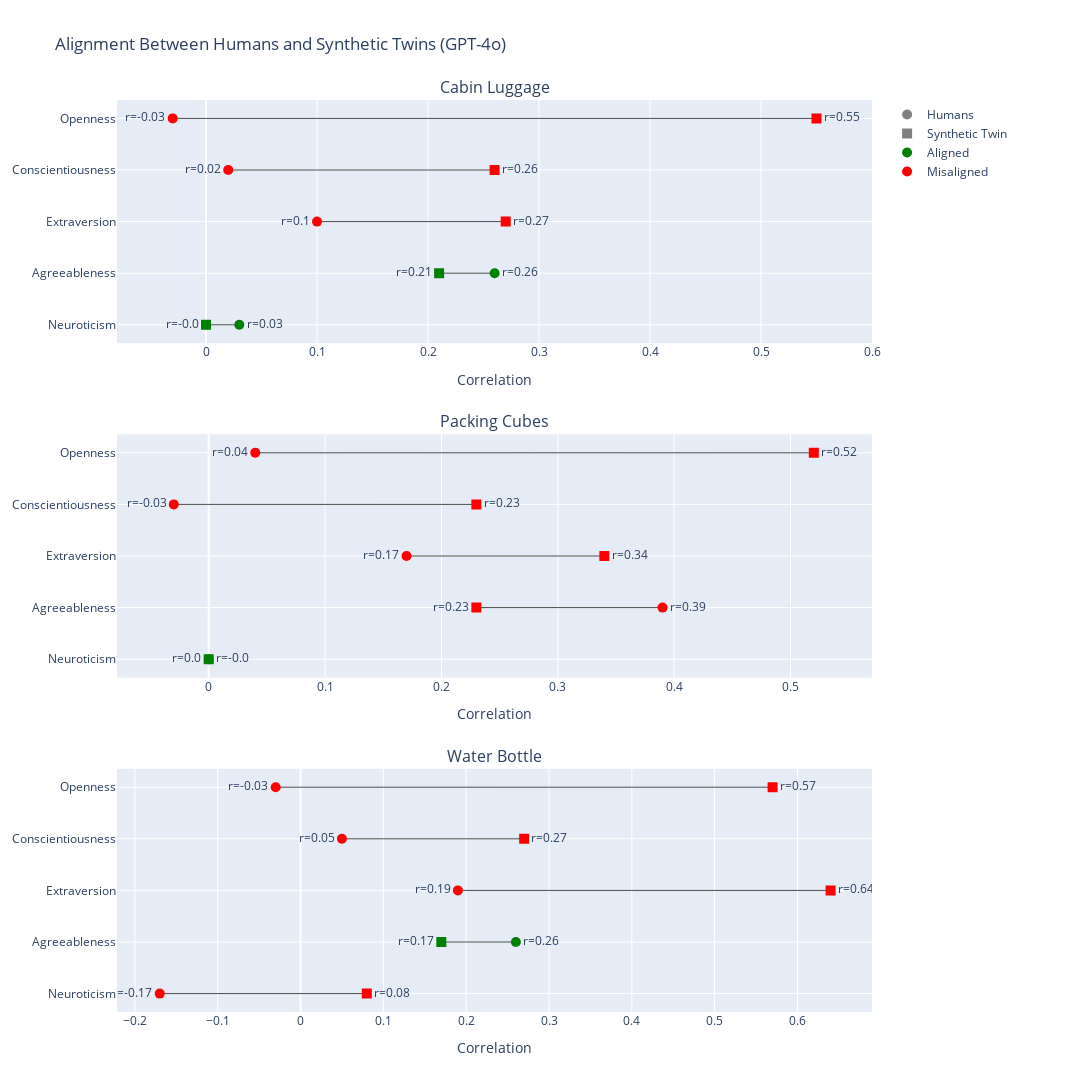

The cell this chart's notebook holds for it:
### Code cell
plot_alignment_with_humans("gpt")

### Figure 1 — Plotly figure (JSON) as saved in the notebook; plotly's stock layout.template omitted (floating-point values rounded to 4 significant figures)
{"data": [{"line": {"color": "black", "width": 1}, "mode": "lines", "opacity": 0.7, "showlegend": false, "type": "scatter", "x": [-0.03, 0.55], "xaxis": "x", "y": ["Openness", "Openness"], "yaxis": "y"}, {"marker": {"color": "red", "size": 10, "symbol": "circle"}, "mode": "markers+text", "showlegend": false, "text": ["r=-0.03"], "textposition": "middle left", "type": "scatter", "x": [-0.03], "xaxis": "x", "y": ["Openness"], "yaxis": "y"}, {"marker": {"color": "red", "size": 10, "symbol": "square"}, "mode": "markers+text", "showlegend": false, "text": ["r=0.55"], "textposition": "middle right", "type": "scatter", "x": [0.55], "xaxis": "x", "y": ["Openness"], "yaxis": "y"}, {"line": {"color": "black", "width": 1}, "mode": "lines", "opacity": 0.7, "showlegend": false, "type": "scatter", "x": [0.02, 0.26], "xaxis": "x", "y": ["Conscientiousness", "Conscientiousness"], "yaxis": "y"}, {"marker": {"color": "red", "size": 10, "symbol": "circle"}, "mode": "markers+text", "showlegend": false, "text": ["r=0.02"], "textposition": "middle left", "type": "scatter", "x": [0.02], "xaxis": "x", "y": ["Conscientiousness"], "yaxis": "y"}, {"marker": {"color": "red", "size": 10, "symbol": "square"}, "mode": "markers+text", "showlegend": false, "text": ["r=0.26"], "textposition": "middle right", "type": "scatter", "x": [0.26], "xaxis": "x", "y": ["Conscientiousness"], "yaxis": "y"}, {"line": {"color": "black", "width": 1}, "mode": "lines", "opacity": 0.7, "showlegend": false, "type": "scatter", "x": [0.1, 0.27], "xaxis": "x", "y": ["Extraversion", "Extraversion"], "yaxis": "y"}, {"marker": {"color": "red", "size": 10, "symbol": "circle"}, "mode": "markers+text", "showlegend": false, "text": ["r=0.1"], "textposition": "middle left", "type": "scatter", "x": [0.1], "xaxis": "x", "y": ["Extraversion"], "yaxis": "y"}, {"marker": {"color": "red", "size": 10, "symbol": "square"}, "mode": "markers+text", "showlegend": false, "text": ["r=0.27"], "textposition": "middle right", "type": "scatter", "x": [0.27], "xaxis": "x", "y": ["Extraversion"], "yaxis": "y"}, {"line": {"color": "black", "width": 1}, "mode": "lines", "opacity": 0.7, "showlegend": false, "type": "scatter", "x": [0.26, 0.21], "xaxis": "x", "y": ["Agreeableness", "Agreeableness"], "yaxis": "y"}, {"marker": {"color": "green", "size": 10, "symbol": "circle"}, "mode": "markers+text", "showlegend": false, "text": ["r=0.26"], "textposition": "middle right", "type": "scatter", "x": [0.26], "xaxis": "x", "y": ["Agreeableness"], "yaxis": "y"}, {"marker": {"color": "green", "size": 10, "symbol": "square"}, "mode": "markers+text", "showlegend": false, "text": ["r=0.21"], "textposition": "middle left", "type": "scatter", "x": [0.21], "xaxis": "x", "y": ["Agreeableness"], "yaxis": "y"}, {"line": {"color": "black", "width": 1}, "mode": "lines", "opacity": 0.7, "showlegend": false, "type": "scatter", "x": [0.03, 0], "xaxis": "x", "y": ["Neuroticism", "Neuroticism"], "yaxis": "y"}, {"marker": {"color": "green", "size": 10, "symbol": "circle"}, "mode": "markers+text", "showlegend": false, "text": ["r=0.03"], "textposition": "middle right", "type": "scatter", "x": [0.03], "xaxis": "x", "y": ["Neuroticism"], "yaxis": "y"}, {"marker": {"color": "green", "size": 10, "symbol": "square"}, "mode": "markers+text", "showlegend": false, "text": ["r=-0.0"], "textposition": "middle left", "type": "scatter", "x": [0], "xaxis": "x", "y": ["Neuroticism"], "yaxis": "y"}, {"line": {"color": "black", "width": 1}, "mode": "lines", "opacity": 0.7, "showlegend": false, "type": "scatter", "x": [0.04, 0.52], "xaxis": "x2", "y": ["Openness", "Openness"], "yaxis": "y2"}, {"marker": {"color": "red", "size": 10, "symbol": "circle"}, "mode": "markers+text", "showlegend": false, "text": ["r=0.04"], "textposition": "middle left", "type": "scatter", "x": [0.04], "xaxis": "x2", "y": ["Openness"], "yaxis": "y2"}, {"marker": {"color": "red", "size": 10, "symbol": "square"}, "mode": "markers+text", "showlegend": false, "text": ["r=0.52"], "textposition": "middle right", "type": "scatter", "x": [0.52], "xaxis": "x2", "y": ["Openness"], "yaxis": "y2"}, {"line": {"color": "black", "width": 1}, "mode": "lines", "opacity": 0.7, "showlegend": false, "type": "scatter", "x": [-0.03, 0.23], "xaxis": "x2", "y": ["Conscientiousness", "Conscientiousness"], "yaxis": "y2"}, {"marker": {"color": "red", "size": 10, "symbol": "circle"}, "mode": "markers+text", "showlegend": false, "text": ["r=-0.03"], "textposition": "middle left", "type": "scatter", "x": [-0.03], "xaxis": "x2", "y": ["Conscientiousness"], "yaxis": "y2"}, {"marker": {"color": "red", "size": 10, "symbol": "square"}, "mode": "markers+text", "showlegend": false, "text": ["r=0.23"], "textposition": "middle right", "type": "scatter", "x": [0.23], "xaxis": "x2", "y": ["Conscientiousness"], "yaxis": "y2"}, {"line": {"color": "black", "width": 1}, "mode": "lines", "opacity": 0.7, "showlegend": false, "type": "scatter", "x": [0.17, 0.34], "xaxis": "x2", "y": ["Extraversion", "Extraversion"], "yaxis": "y2"}, {"marker": {"color": "red", "size": 10, "symbol": "circle"}, "mode": "markers+text", "showlegend": false, "text": ["r=0.17"], "textposition": "middle left", "type": "scatter", "x": [0.17], "xaxis": "x2", "y": ["Extraversion"], "yaxis": "y2"}, {"marker": {"color": "red", "size": 10, "symbol": "square"}, "mode": "markers+text", "showlegend": false, "text": ["r=0.34"], "textposition": "middle right", "type": "scatter", "x": [0.34], "xaxis": "x2", "y": ["Extraversion"], "yaxis": "y2"}, {"line": {"color": "black", "width": 1}, "mode": "lines", "opacity": 0.7, "showlegend": false, "type": "scatter", "x": [0.39, 0.23], "xaxis": "x2", "y": ["Agreeableness", "Agreeableness"], "yaxis": "y2"}, {"marker": {"color": "red", "size": 10, "symbol": "circle"}, "mode": "markers+text", "showlegend": false, "text": ["r=0.39"], "textposition": "middle right", "type": "scatter", "x": [0.39], "xaxis": "x2", "y": ["Agreeableness"], "yaxis": "y2"}, {"marker": {"color": "red", "size": 10, "symbol": "square"}, "mode": "markers+text", "showlegend": false, "text": ["r=0.23"], "textposition": "middle left", "type": "scatter", "x": [0.23], "xaxis": "x2", "y": ["Agreeableness"], "yaxis": "y2"}, {"line": {"color": "black", "width": 1}, "mode": "lines", "opacity": 0.7, "showlegend": false, "type": "scatter", "x": [0, 0], "xaxis": "x2", "y": ["Neuroticism", "Neuroticism"], "yaxis": "y2"}, {"marker": {"color": "green", "size": 10, "symbol": "circle"}, "mode": "markers+text", "showlegend": false, "text": ["r=-0.0"], "textposition": "middle right", "type": "scatter", "x": [0], "xaxis": "x2", "y": ["Neuroticism"], "yaxis": "y2"}, {"marker": {"color": "green", "size": 10, "symbol": "square"}, "mode": "markers+text", "showlegend": false, "text": ["r=0.0"], "textposition": "middle left", "type": "scatter", "x": [0], "xaxis": "x2", "y": ["Neuroticism"], "yaxis": "y2"}, {"line": {"color": "black", "width": 1}, "mode": "lines", "opacity": 0.7, "showlegend": false, "type": "scatter", "x": [-0.03, 0.57], "xaxis": "x3", "y": ["Openness", "Openness"], "yaxis": "y3"}, {"marker": {"color": "red", "size": 10, "symbol": "circle"}, "mode": "markers+text", "showlegend": false, "text": ["r=-0.03"], "textposition": "middle left", "type": "scatter", "x": [-0.03], "xaxis": "x3", "y": ["Openness"], "yaxis": "y3"}, {"marker": {"color": "red", "size": 10, "symbol": "square"}, "mode": "markers+text", "showlegend": false, "text": ["r=0.57"], "textposition": "middle right", "type": "scatter", "x": [0.57], "xaxis": "x3", "y": ["Openness"], "yaxis": "y3"}, {"line": {"color": "black", "width": 1}, "mode": "lines", "opacity": 0.7, "showlegend": false, "type": "scatter", "x": [0.05, 0.27], "xaxis": "x3", "y": ["Conscientiousness", "Conscientiousness"], "yaxis": "y3"}, {"marker": {"color": "red", "size": 10, "symbol": "circle"}, "mode": "markers+text", "showlegend": false, "text": ["r=0.05"], "textposition": "middle left", "type": "scatter", "x": [0.05], "xaxis": "x3", "y": ["Conscientiousness"], "yaxis": "y3"}, {"marker": {"color": "red", "size": 10, "symbol": "square"}, "mode": "markers+text", "showlegend": false, "text": ["r=0.27"], "textposition": "middle right", "type": "scatter", "x": [0.27], "xaxis": "x3", "y": ["Conscientiousness"], "yaxis": "y3"}, {"line": {"color": "black", "width": 1}, "mode": "lines", "opacity": 0.7, "showlegend": false, "type": "scatter", "x": [0.19, 0.64], "xaxis": "x3", "y": ["Extraversion", "Extraversion"], "yaxis": "y3"}, {"marker": {"color": "red", "size": 10, "symbol": "circle"}, "mode": "markers+text", "showlegend": false, "text": ["r=0.19"], "textposition": "middle left", "type": "scatter", "x": [0.19], "xaxis": "x3", "y": ["Extraversion"], "yaxis": "y3"}, {"marker": {"color": "red", "size": 10, "symbol": "square"}, "mode": "markers+text", "showlegend": false, "text": ["r=0.64"], "textposition": "middle right", "type": "scatter", "x": [0.64], "xaxis": "x3", "y": ["Extraversion"], "yaxis": "y3"}, {"line": {"color": "black", "width": 1}, "mode": "lines", "opacity": 0.7, "showlegend": false, "type": "scatter", "x": [0.26, 0.17], "xaxis": "x3", "y": ["Agreeableness", "Agreeableness"], "yaxis": "y3"}, {"marker": {"color": "green", "size": 10, "symbol": "circle"}, "mode": "markers+text", "showlegend": false, "text": ["r=0.26"], "textposition": "middle right", "type": "scatter", "x": [0.26], "xaxis": "x3", "y": ["Agreeableness"], "yaxis": "y3"}, {"marker": {"color": "green", "size": 10, "symbol": "square"}, "mode": "markers+text", "showlegend": false, "text": ["r=0.17"], "textposition": "middle left", "type": "scatter", "x": [0.17], "xaxis": "x3", "y": ["Agreeableness"], "yaxis": "y3"}, {"line": {"color": "black", "width": 1}, "mode": "lines", "opacity": 0.7, "showlegend": false, "type": "scatter", "x": [-0.17, 0.08], "xaxis": "x3", "y": ["Neuroticism", "Neuroticism"], "yaxis": "y3"}, {"marker": {"color": "red", "size": 10, "symbol": "circle"}, "mode": "markers+text", "showlegend": false, "text": ["r=-0.17"], "textposition": "middle left", "type": "scatter", "x": [-0.17], "xaxis": "x3", "y": ["Neuroticism"], "yaxis": "y3"}, {"marker": {"color": "red", "size": 10, "symbol": "square"}, "mode": "markers+text", "showlegend": false, "text": ["r=0.08"], "textposition": "middle right", "type": "scatter", "x": [0.08], "xaxis": "x3", "y": ["Neuroticism"], "yaxis": "y3"}, {"marker": {"color": "gray", "size": 10, "symbol": "circle"}, "mode": "markers", "name": "Humans", "type": "scatter", "x": [null], "y": [null]}, {"marker": {"color": "gray", "size": 10, "symbol": "square"}, "mode": "markers", "name": "Synthetic Twin", "type": "scatter", "x": [null], "y": [null]}, {"marker": {"color": "green", "size": 10, "symbol": "circle"}, "mode": "markers", "name": "Aligned", "type": "scatter", "x": [null], "y": [null]}, {"marker": {"color": "red", "size": 10, "symbol": "circle"}, "mode": "markers", "name": "Misaligned", "type": "scatter", "x": [null], "y": [null]}], "layout": {"annotations": [{"font": {"size": 16}, "showarrow": false, "text": "Cabin Luggage", "x": 0.5, "xanchor": "center", "xref": "paper", "y": 1, "yanchor": "bottom", "yref": "paper"}, {"font": {"size": 16}, "showarrow": false, "text": "Packing Cubes", "x": 0.5, "xanchor": "center", "xref": "paper", "y": 0.6333, "yanchor": "bottom", "yref": "paper"}, {"font": {"size": 16}, "showarrow": false, "text": "Water Bottle", "x": 0.5, "xanchor": "center", "xref": "paper", "y": 0.2667, "yanchor": "bottom", "yref": "paper"}], "height": 1400, "legend": {"borderwidth": 0, "font": {"size": 12}, "traceorder": "normal", "x": 1.02, "y": 1}, "margin": {"b": 80, "l": 100, "r": 220, "t": 100}, "title": {"text": "Alignment Between Humans and Synthetic Twins (GPT-4o)"}, "width": 1300, "xaxis": {"anchor": "y", "domain": [0, 1], "range": [-0.0802, 0.6], "title": {"text": "Correlation"}}, "xaxis2": {"anchor": "y2", "domain": [0, 1], "range": [-0.0788, 0.57], "title": {"text": "Correlation"}}, "xaxis3": {"anchor": "y3", "domain": [0, 1], "range": [-0.2216, 0.69], "title": {"text": "Correlation"}}, "yaxis": {"anchor": "x", "categoryarray": ["Neuroticism", "Agreeableness", "Extraversion", "Conscientiousness", "Openness"], "categoryorder": "array", "domain": [0.7333, 1]}, "yaxis2": {"anchor": "x2", "categoryarray": ["Neuroticism", "Agreeableness", "Extraversion", "Conscientiousness", "Openness"], "categoryorder": "array", "domain": [0.3667, 0.6333]}, "yaxis3": {"anchor": "x3", "categoryarray": ["Neuroticism", "Agreeableness", "Extraversion", "Conscientiousness", "Openness"], "categoryorder": "array", "domain": [0, 0.2667]}}}
